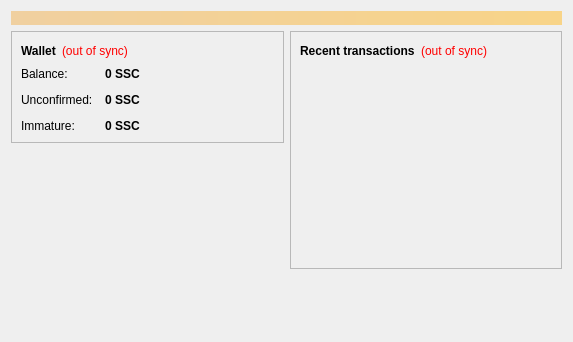
<?xml version="1.0" encoding="UTF-8"?>
<ui version="4.0">
 <class>OverviewPage</class>
 <widget class="QWidget" name="OverviewPage">
  <property name="geometry">
   <rect>
    <x>0</x>
    <y>0</y>
    <width>573</width>
    <height>342</height>
   </rect>
  </property>
  <property name="windowTitle">
   <string>Form</string>
  </property>
  <layout class="QVBoxLayout" name="topLayout">
   <item>
    <widget class="QLabel" name="labelAlerts">
     <property name="visible">
      <bool>false</bool>
     </property>
     <property name="styleSheet">
      <string notr="true">background-color: qlineargradient(x1: 0, y1: 0, x2: 1, y2: 0, stop:0 #F0D0A0, stop:1 #F8D488); color:#000000;</string>
     </property>
     <property name="wordWrap">
      <bool>true</bool>
     </property>
     <property name="margin">
      <number>3</number>
     </property>
    </widget>
   </item>
   <item>
    <layout class="QHBoxLayout" name="horizontalLayout" stretch="1,1">
     <item>
      <layout class="QVBoxLayout" name="verticalLayout_2">
       <item>
        <widget class="QFrame" name="frame">
         <property name="frameShape">
          <enum>QFrame::StyledPanel</enum>
         </property>
         <property name="frameShadow">
          <enum>QFrame::Raised</enum>
         </property>
         <layout class="QVBoxLayout" name="verticalLayout_4">
          <item>
           <layout class="QHBoxLayout" name="horizontalLayout_4">
            <item>
             <widget class="QLabel" name="label_5">
              <property name="font">
               <font>
                <weight>75</weight>
                <bold>true</bold>
               </font>
              </property>
              <property name="text">
               <string>Wallet</string>
              </property>
             </widget>
            </item>
            <item>
             <widget class="QLabel" name="labelWalletStatus">
              <property name="toolTip">
               <string>The displayed information may be out of date. Your wallet automatically synchronizes with the ShardScrypt network after a connection is established, but this process has not completed yet.</string>
              </property>
              <property name="styleSheet">
               <string notr="true">QLabel { color: red; }</string>
              </property>
              <property name="text">
               <string notr="true">(out of sync)</string>
              </property>
              <property name="alignment">
               <set>Qt::AlignLeading|Qt::AlignLeft|Qt::AlignVCenter</set>
              </property>
             </widget>
            </item>
            <item>
             <spacer name="horizontalSpacer_2">
              <property name="orientation">
               <enum>Qt::Horizontal</enum>
              </property>
              <property name="sizeHint" stdset="0">
               <size>
                <width>40</width>
                <height>20</height>
               </size>
              </property>
             </spacer>
            </item>
           </layout>
          </item>
          <item>
           <layout class="QFormLayout" name="formLayout_2">
            <property name="fieldGrowthPolicy">
             <enum>QFormLayout::AllNonFixedFieldsGrow</enum>
            </property>
            <property name="horizontalSpacing">
             <number>12</number>
            </property>
            <property name="verticalSpacing">
             <number>12</number>
            </property>
            <item row="0" column="0">
             <widget class="QLabel" name="label">
              <property name="text">
               <string>Balance:</string>
              </property>
             </widget>
            </item>
            <item row="0" column="1">
             <widget class="QLabel" name="labelBalance">
              <property name="font">
               <font>
                <weight>75</weight>
                <bold>true</bold>
               </font>
              </property>
              <property name="cursor">
               <cursorShape>IBeamCursor</cursorShape>
              </property>
              <property name="toolTip">
               <string>Your current balance</string>
              </property>
              <property name="text">
               <string notr="true">0 SSC</string>
              </property>
              <property name="textInteractionFlags">
               <set>Qt::LinksAccessibleByMouse|Qt::TextSelectableByKeyboard|Qt::TextSelectableByMouse</set>
              </property>
             </widget>
            </item>
            <item row="1" column="0">
             <widget class="QLabel" name="label_3">
              <property name="text">
               <string>Unconfirmed:</string>
              </property>
             </widget>
            </item>
            <item row="1" column="1">
             <widget class="QLabel" name="labelUnconfirmed">
              <property name="font">
               <font>
                <weight>75</weight>
                <bold>true</bold>
               </font>
              </property>
              <property name="cursor">
               <cursorShape>IBeamCursor</cursorShape>
              </property>
              <property name="toolTip">
               <string>Total of transactions that have yet to be confirmed, and do not yet count toward the current balance</string>
              </property>
              <property name="text">
               <string notr="true">0 SSC</string>
              </property>
              <property name="textInteractionFlags">
               <set>Qt::LinksAccessibleByMouse|Qt::TextSelectableByKeyboard|Qt::TextSelectableByMouse</set>
              </property>
             </widget>
            </item>
            <item row="2" column="0">
             <widget class="QLabel" name="labelImmatureText">
              <property name="text">
               <string>Immature:</string>
              </property>
             </widget>
            </item>
            <item row="2" column="1">
             <widget class="QLabel" name="labelImmature">
              <property name="font">
               <font>
                <weight>75</weight>
                <bold>true</bold>
               </font>
              </property>
              <property name="toolTip">
               <string>Mined balance that has not yet matured</string>
              </property>
              <property name="text">
               <string notr="true">0 SSC</string>
              </property>
              <property name="textInteractionFlags">
               <set>Qt::LinksAccessibleByMouse|Qt::TextSelectableByKeyboard|Qt::TextSelectableByMouse</set>
              </property>
             </widget>
            </item>
           </layout>
          </item>
         </layout>
        </widget>
       </item>
       <item>
        <spacer name="verticalSpacer">
         <property name="orientation">
          <enum>Qt::Vertical</enum>
         </property>
         <property name="sizeHint" stdset="0">
          <size>
           <width>20</width>
           <height>40</height>
          </size>
         </property>
        </spacer>
       </item>
      </layout>
     </item>
     <item>
      <layout class="QVBoxLayout" name="verticalLayout_3">
       <item>
        <widget class="QFrame" name="frame_2">
         <property name="frameShape">
          <enum>QFrame::StyledPanel</enum>
         </property>
         <property name="frameShadow">
          <enum>QFrame::Raised</enum>
         </property>
         <layout class="QVBoxLayout" name="verticalLayout">
          <item>
           <layout class="QHBoxLayout" name="horizontalLayout_2">
            <item>
             <widget class="QLabel" name="label_4">
              <property name="text">
               <string>&lt;b&gt;Recent transactions&lt;/b&gt;</string>
              </property>
             </widget>
            </item>
            <item>
             <widget class="QLabel" name="labelTransactionsStatus">
              <property name="toolTip">
               <string>The displayed information may be out of date. Your wallet automatically synchronizes with the ShardScrypt network after a connection is established, but this process has not completed yet.</string>
              </property>
              <property name="styleSheet">
               <string notr="true">QLabel { color: red; }</string>
              </property>
              <property name="text">
               <string notr="true">(out of sync)</string>
              </property>
              <property name="alignment">
               <set>Qt::AlignRight|Qt::AlignTrailing|Qt::AlignVCenter</set>
              </property>
             </widget>
            </item>
            <item>
             <spacer name="horizontalSpacer">
              <property name="orientation">
               <enum>Qt::Horizontal</enum>
              </property>
              <property name="sizeHint" stdset="0">
               <size>
                <width>40</width>
                <height>20</height>
               </size>
              </property>
             </spacer>
            </item>
           </layout>
          </item>
          <item>
           <widget class="QListView" name="listTransactions">
            <property name="styleSheet">
             <string notr="true">QListView { background: transparent; }</string>
            </property>
            <property name="frameShape">
             <enum>QFrame::NoFrame</enum>
            </property>
            <property name="verticalScrollBarPolicy">
             <enum>Qt::ScrollBarAlwaysOff</enum>
            </property>
            <property name="horizontalScrollBarPolicy">
             <enum>Qt::ScrollBarAlwaysOff</enum>
            </property>
            <property name="selectionMode">
             <enum>QAbstractItemView::NoSelection</enum>
            </property>
           </widget>
          </item>
         </layout>
        </widget>
       </item>
       <item>
        <spacer name="verticalSpacer_2">
         <property name="orientation">
          <enum>Qt::Vertical</enum>
         </property>
         <property name="sizeHint" stdset="0">
          <size>
           <width>20</width>
           <height>40</height>
          </size>
         </property>
        </spacer>
       </item>
      </layout>
     </item>
    </layout>
   </item>
  </layout>
 </widget>
 <resources/>
 <connections/>
</ui>
